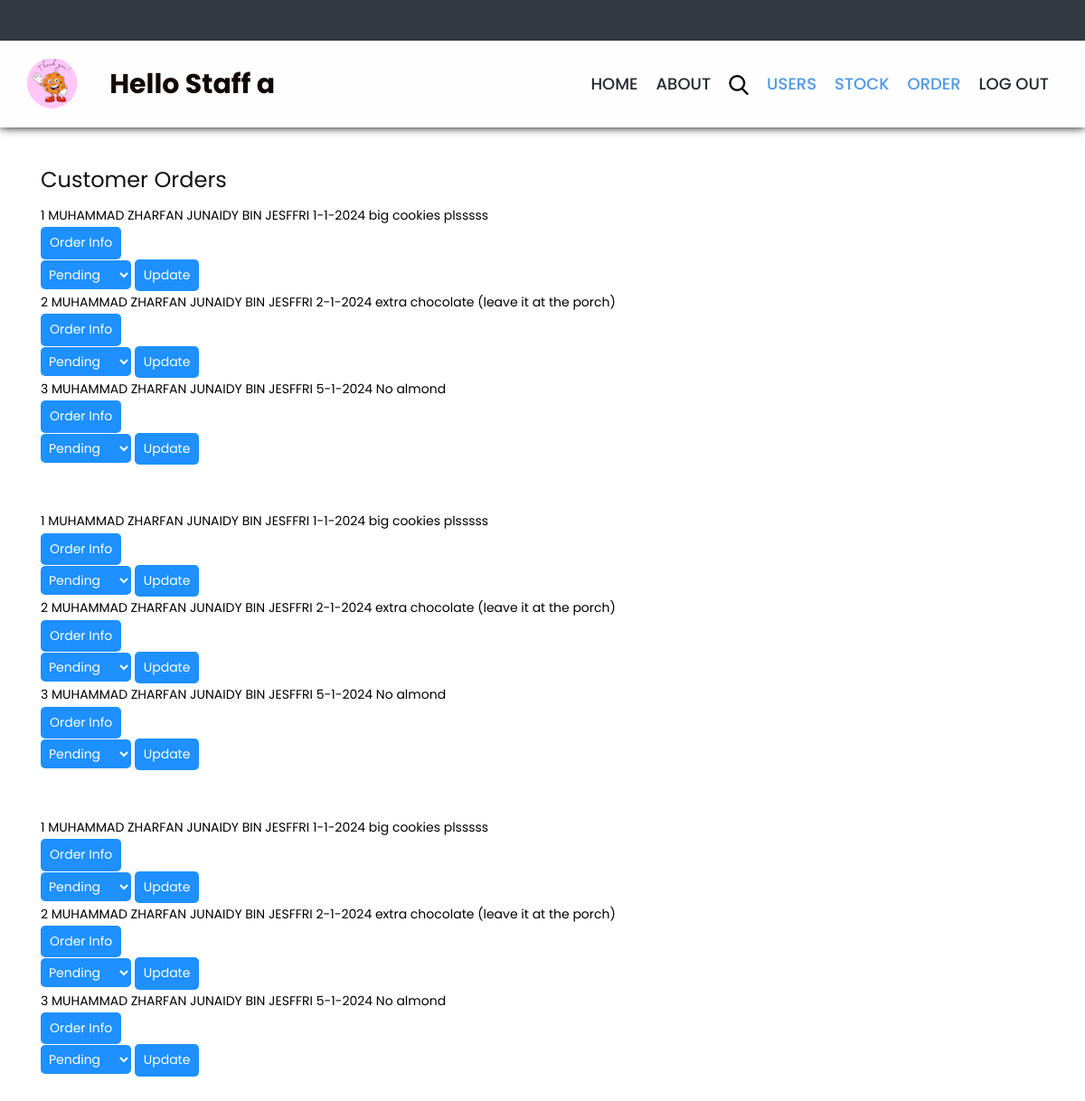
Page /staff/view_Order.php (signed in) on the committed database.
### tables this page shows
CREATE TABLE Orders(
    order_ID INT(20) NOT NULL AUTO_INCREMENT PRIMARY KEY,
    order_Date VARCHAR(100),
    order_Details VARCHAR(200),
    order_Status BOOLEAN,
    total_Price int(20),
    user_ID INT(100),
    FOREIGN KEY(user_ID) REFERENCES users(user_ID)
    ON DELETE CASCADE
    ON UPDATE CASCADE
);

CREATE TABLE users(
    user_ID INT NOT NULL AUTO_INCREMENT PRIMARY KEY,
    username TEXT(100) NOT NULL,
    name VARCHAR(100) NOT NULL,
    password VARCHAR(200) NOT NULL,
    gender VARCHAR(100) NOT NULL,
    address VARCHAR(200) NOT NULL,
    email varchar(50) NOT NULL,
    phone_Num VARCHAR(200) NOT NULL,
    picture VARCHAR(200) NOT NULL,
    level_ID INT(2) NOT NULL,
    FOREIGN KEY(level_ID) REFERENCES level(id)
    ON DELETE CASCADE
    ON UPDATE CASCADE
);

### reusableCodes/Functions.php (the view, shortened to what this page needs)
<?php
function getOrderDetailsStaff()
{
	include('connectdb.php');
	$sql = "SELECT * FROM orders";
	$query = mysqli_query($conn, $sql);
	$totalRows = mysqli_num_rows($query);
	$arrayOfArrays = array();
	while ($row = mysqli_fetch_array($query)) {
		$arrayOfArrays[] = $row;
	}
	for ($i = 0; $i < $totalRows; $i++) {
		if ($arrayOfArrays[$i][3] != 5 && $arrayOfArrays[$i][3] != 3) {
			echo "
			<tbody>
				<tr>
					<td>" . $arrayOfArrays[$i][0] . "</td>";
			$sql2 = "SELECT * FROM users WHERE user_ID ='" . $arrayOfArrays[$i][4] . "'";
			$query = mysqli_query($conn, $sql2);
			$userArray = mysqli_fetch_array($query);
			echo "		<td>" . $userArray[2] . "</td>
						<td>" . $arrayOfArrays[$i][1] . "</td>
						<td>" . $arrayOfArrays[$i][2] . "</td>
						<form action='order_details.php' method='POST'>
						<td><button type='send' name='submit' value=1>Order Info</button></td>
						<input type='hidden' name='orderID' value='" . $arrayOfArrays[$i][0] . "'>
						</form>
						<form action='../reusableCodes/updateStatus.php' method='GET'>
						<input type='hidden' name='orderID' value='" . $arrayOfArrays[$i][0] . "'>
						<input type='hidden' name='location' value='$i'>
						<td>";
			switch ($arrayOfArrays[$i][3]) {
				case 1:
					echo "
							<select class=\"status-select\" name='status[]' id ='status[]'>
								<option value=\"1\" selected>Pending</option>
								<option value=\"2\">Ready</option>
								<option value=\"3\">Received</option>
								<option value=\"4\">Shipped</option>
								<option value=\"5\">Delivered</option>
							</select>
						</td>
						<td><button type='send'>Update</button></td>
					</tr>
				</tbody>";
					break;
			}
		}
	}
}

### css/style.css (style rules this page uses)
*, *::after, *::before { box-sizing: border-box !important; }
html { scroll-behavior: smooth; }
body { color: #000000; font-size: 14px; font-family: Poppins, sans-serif; line-height: 1.80857; font-weight: normal; overflow-x: hidden; }
button { border: 0; margin: 0; padding: 0; cursor: pointer; }

### staff/view_Order.php (style rules this page uses)
.status-select { width: 100px; background-color: DodgerBlue; color: white; border: none; padding: 5px; border-radius: 5px; }
button { background-color: DodgerBlue; color: white; border: none; padding: 5px 10px; border-radius: 5px; cursor: pointer; }

### rows in the picture
orders: order_ID "1", user_ID.name "MUHAMMAD ZHARFAN JUNAIDY BIN JESFFRI", order_Date "1-1-2024", order_Details "big cookies plsssss"
orders: order_ID "2", user_ID.name "MUHAMMAD ZHARFAN JUNAIDY BIN JESFFRI", order_Date "2-1-2024", order_Details "extra chocolate (leave it at the porch)"
orders: order_ID "3", user_ID.name "MUHAMMAD ZHARFAN JUNAIDY BIN JESFFRI", order_Date "5-1-2024", order_Details "No almond"

### other values in the picture
$_SESSION['username'] "a"
